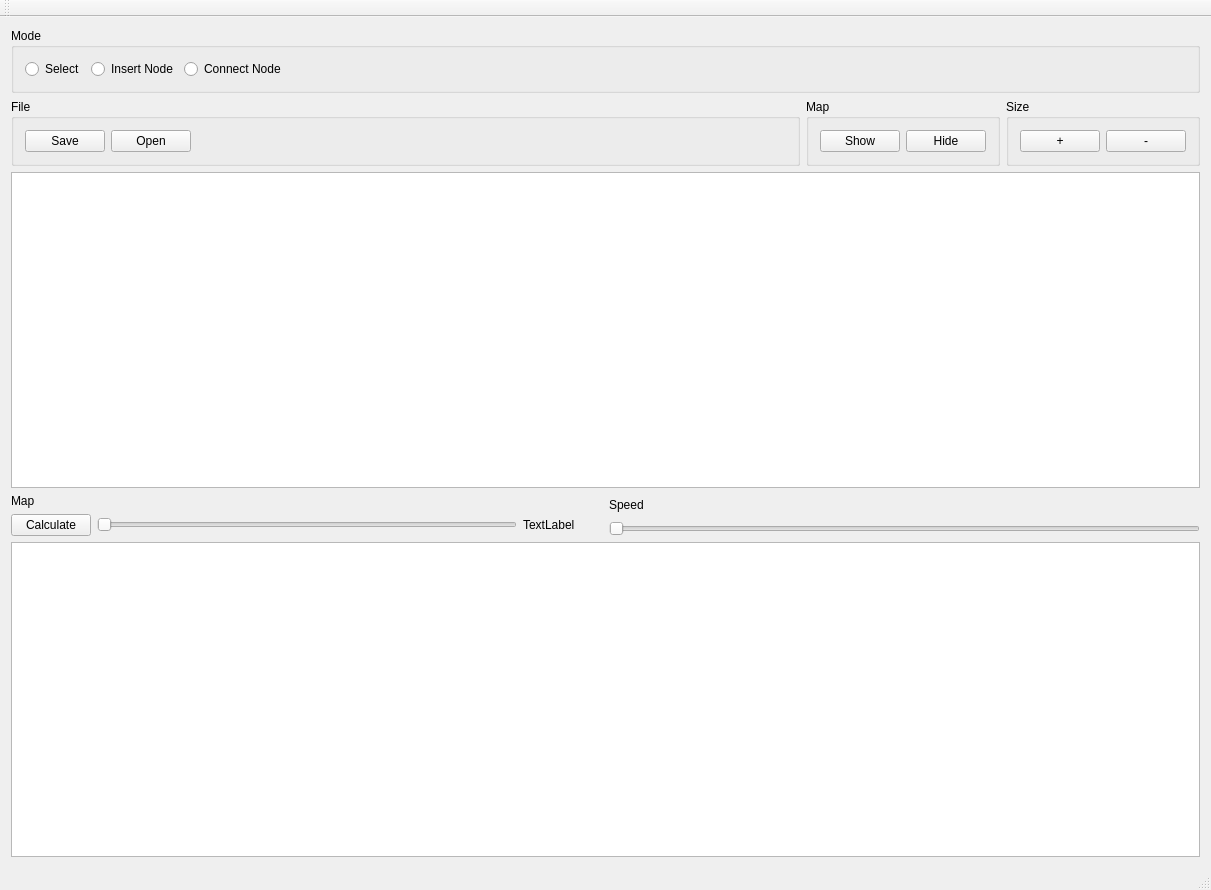
<?xml version="1.0" encoding="UTF-8"?>
<ui version="4.0">
 <class>MainWindow</class>
 <widget class="QMainWindow" name="MainWindow">
  <property name="geometry">
   <rect>
    <x>0</x>
    <y>0</y>
    <width>1211</width>
    <height>890</height>
   </rect>
  </property>
  <property name="windowTitle">
   <string>MainWindow</string>
  </property>
  <widget class="QWidget" name="centralWidget">
   <layout class="QVBoxLayout" name="verticalLayout_3">
    <item>
     <widget class="QGroupBox" name="groupBox">
      <property name="title">
       <string>Mode</string>
      </property>
      <layout class="QHBoxLayout" name="horizontalLayout_3">
       <item>
        <layout class="QHBoxLayout" name="horizontalLayout_2">
         <item>
          <widget class="QRadioButton" name="radio_sel_btn">
           <property name="text">
            <string>Select</string>
           </property>
          </widget>
         </item>
         <item>
          <widget class="QRadioButton" name="rad_ins_btn">
           <property name="text">
            <string>Insert Node</string>
           </property>
          </widget>
         </item>
         <item>
          <widget class="QRadioButton" name="rad_cnc_btn">
           <property name="text">
            <string>Connect Node</string>
           </property>
          </widget>
         </item>
         <item>
          <spacer name="horizontalSpacer_3">
           <property name="orientation">
            <enum>Qt::Horizontal</enum>
           </property>
           <property name="sizeHint" stdset="0">
            <size>
             <width>40</width>
             <height>20</height>
            </size>
           </property>
          </spacer>
         </item>
        </layout>
       </item>
      </layout>
     </widget>
    </item>
    <item>
     <layout class="QHBoxLayout" name="horizontalLayout_5">
      <item>
       <widget class="QGroupBox" name="groupBox_2">
        <property name="title">
         <string>File</string>
        </property>
        <layout class="QHBoxLayout" name="horizontalLayout">
         <item>
          <widget class="QPushButton" name="pushButton">
           <property name="text">
            <string>Save</string>
           </property>
          </widget>
         </item>
         <item>
          <widget class="QPushButton" name="pushButton_2">
           <property name="text">
            <string>Open</string>
           </property>
          </widget>
         </item>
         <item>
          <spacer name="horizontalSpacer">
           <property name="orientation">
            <enum>Qt::Horizontal</enum>
           </property>
           <property name="sizeHint" stdset="0">
            <size>
             <width>40</width>
             <height>20</height>
            </size>
           </property>
          </spacer>
         </item>
        </layout>
       </widget>
      </item>
      <item>
       <widget class="QGroupBox" name="groupBox_4">
        <property name="title">
         <string>Map</string>
        </property>
        <layout class="QHBoxLayout" name="horizontalLayout_7">
         <item>
          <widget class="QPushButton" name="show_btn">
           <property name="text">
            <string>Show</string>
           </property>
          </widget>
         </item>
         <item>
          <widget class="QPushButton" name="hide_btn">
           <property name="text">
            <string>Hide</string>
           </property>
          </widget>
         </item>
        </layout>
       </widget>
      </item>
      <item>
       <widget class="QGroupBox" name="groupBox_3">
        <property name="title">
         <string>Size</string>
        </property>
        <layout class="QHBoxLayout" name="horizontalLayout_6">
         <item>
          <widget class="QPushButton" name="zoom_in_btn">
           <property name="text">
            <string>+</string>
           </property>
          </widget>
         </item>
         <item>
          <widget class="QPushButton" name="zoom_out_btn">
           <property name="text">
            <string>-</string>
           </property>
          </widget>
         </item>
        </layout>
       </widget>
      </item>
     </layout>
    </item>
    <item>
     <widget class="MyGraphicsView" name="graphicsView"/>
    </item>
    <item>
     <layout class="QHBoxLayout" name="horizontalLayout_8">
      <item>
       <layout class="QVBoxLayout" name="verticalLayout_2">
        <item>
         <widget class="QLabel" name="locationLabel">
          <property name="text">
           <string>Map</string>
          </property>
         </widget>
        </item>
        <item>
         <layout class="QHBoxLayout" name="horizontalLayout_4">
          <item>
           <widget class="QPushButton" name="calculateBtn">
            <property name="text">
             <string>Calculate</string>
            </property>
           </widget>
          </item>
          <item>
           <widget class="QSlider" name="slider">
            <property name="orientation">
             <enum>Qt::Horizontal</enum>
            </property>
           </widget>
          </item>
          <item>
           <widget class="QLabel" name="value_label">
            <property name="minimumSize">
             <size>
              <width>80</width>
              <height>0</height>
             </size>
            </property>
            <property name="text">
             <string>TextLabel</string>
            </property>
           </widget>
          </item>
         </layout>
        </item>
       </layout>
      </item>
      <item>
       <layout class="QVBoxLayout" name="verticalLayout">
        <item>
         <widget class="QLabel" name="label">
          <property name="text">
           <string>Speed</string>
          </property>
         </widget>
        </item>
        <item>
         <widget class="QSlider" name="speedSlider">
          <property name="maximum">
           <number>50</number>
          </property>
          <property name="orientation">
           <enum>Qt::Horizontal</enum>
          </property>
          <property name="invertedControls">
           <bool>true</bool>
          </property>
         </widget>
        </item>
       </layout>
      </item>
     </layout>
    </item>
    <item>
     <widget class="QTextBrowser" name="outputBox">
      <property name="minimumSize">
       <size>
        <width>0</width>
        <height>150</height>
       </size>
      </property>
     </widget>
    </item>
   </layout>
  </widget>
  <widget class="QToolBar" name="mainToolBar">
   <attribute name="toolBarArea">
    <enum>TopToolBarArea</enum>
   </attribute>
   <attribute name="toolBarBreak">
    <bool>false</bool>
   </attribute>
  </widget>
  <widget class="QStatusBar" name="statusBar"/>
 </widget>
 <layoutdefault spacing="6" margin="11"/>
 <customwidgets>
  <customwidget>
   <class>MyGraphicsView</class>
   <extends>QGraphicsView</extends>
   <header>mygraphicsview.h</header>
  </customwidget>
 </customwidgets>
 <resources/>
 <connections/>
</ui>
